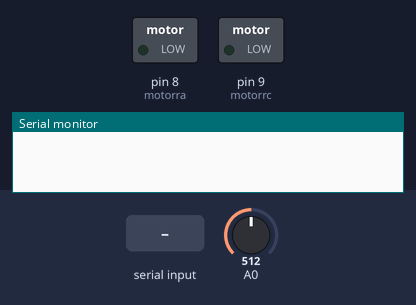
Bench run of a sketch on a simulated Arduino Uno, built with avr-gcc and run on an emulated ATmega328P. Parts: switched loads named in the sketch (green lamp = pin HIGH), the last lines printed to the serial monitor. The inputs (shaded band) are chosen by the test bench; at power-on: A0 = 512.

Above: at 1.2 s.
1.3 s: "B" received over Serial
At 2.2 s:
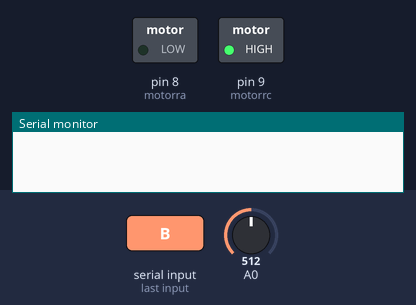
2.8 s: "F" received over Serial
At 3.4 s:
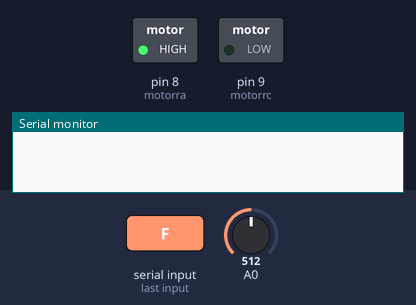
4.3 s: "S" received over Serial
At 5.7 s:
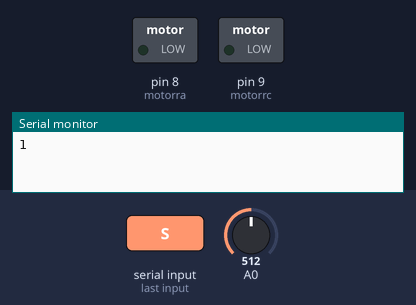
Timing chart, 0 to 7.3 s (numbered marks = the images above; inputs shaded):
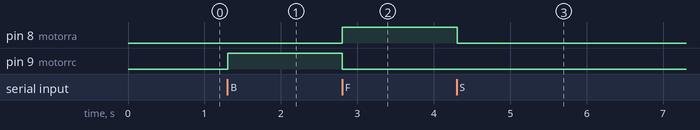

Measured:
- after the input at 1.3 s, pin 9 (motorrc): LOW → HIGH at once
- after the input at 2.8 s, pin 8 (motorra): LOW → HIGH at once; pin 9 (motorrc): HIGH → LOW at once
- after the input at 4.3 s, pin 8 (motorra): HIGH → LOW at once

The sketch:

phase2_code1.ino
```cpp
int motorrc = 9;
int motorra = 8;
String readString;
String gkey="";

int f=0;
int s=0;
int i=0;
int ldr_value = 0;


void setup()

{

  pinMode(motorrc, OUTPUT);
  pinMode(motorra, OUTPUT);
  digitalWrite(motorrc, LOW);
  digitalWrite(motorra, LOW);
  Serial.begin(9600);
}


void loop()

{

  readString="";
  while(Serial.available()){ // the code here is for bluetooth
  delay(3);
  char c = Serial.read();
  readString += c;
  }

    if(readString!=""){
    if(gkey!=readString){
      gkey=readString;
      //Serial.println(gkey);


    }else{

      //Serial.println(gkey);
    }
  }

  ldr_value = analogRead(0);

  if(ldr_value<10){
    s=0;

  }else{
    s=1;
  }

  if(f!=s){
    f=s;
    i++;
  }


 if(gkey=="B"){
  digitalWrite(motorrc, HIGH);
  digitalWrite(motorra, LOW);
 }

  if(gkey=="F"){
  digitalWrite(motorrc, LOW);
  digitalWrite(motorra, HIGH);
 }

  if(gkey=="S"){

  if(i>0){
  Serial.println(i);
  i=0;
  }

  digitalWrite(motorrc, LOW);
  digitalWrite(motorra, LOW);
  }


}
```
